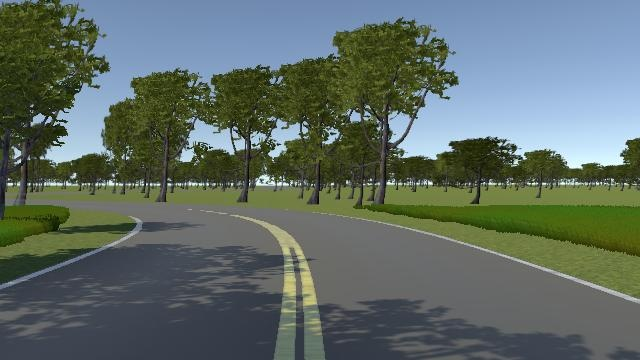
#> input picture code_albb/imgs/lane_treeShadow.jpg, 640 x 360 px
$ python detectLane.py
#> lines starting #> are read from the running program, lines starting #| are printed output that depends on the picture; after the words box and inside, x2 and y2 are one past the last pixel; in counts of white or black regions, pixels touching at a corner belong together
#> further down, img_bgr is the input picture: shape (360, 640, 3); mean B, G, R 102.3, 108.5, 95.6
import cv2
import numpy as np

class Lane:
    def __init__(self,img) -> None:
        self.height = img.shape[0]
#> self.height = 360
        self.width = img.shape[1]
#> self.width = 640
        self.img = img

    def scaleImg(self,img):
        scaleValue = 190 #Scale value x
        return img[scaleValue:,:]
    def grayImg(self, img):
        lower_green = np.array([95,0,0]).astype("uint8")
        upper_green = np.array([255,255,255]).astype("uint8")

        mask = cv2.inRange(img,lower_green,upper_green)
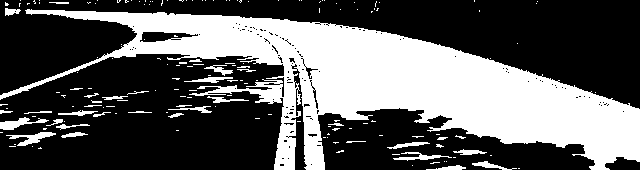
#> mask: shape (170, 640); 36.8% white; 166 white regions (131 under 20 px), largest, box (x1, y1, x2, y2) and area: (0, 9, 640, 170) 36830, (6, 132, 56, 146) 274, (0, 117, 49, 130) 268
        lane = cv2.bitwise_and(img, img, mask=mask)
        return cv2.cvtColor(lane,cv2.COLOR_BGR2GRAY)
#> returned value: shape (170, 640)
    def contourImg(self,img):
        thresh = cv2.adaptiveThreshold(img, 255, cv2.ADAPTIVE_THRESH_GAUSSIAN_C, cv2.THRESH_BINARY,11,2)
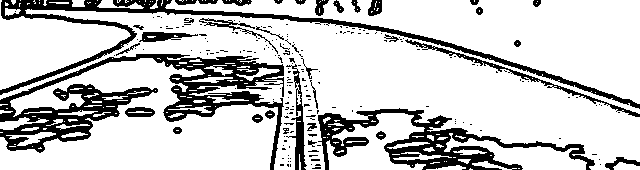
#> thresh: shape (170, 640); 78.8% white; 207 black regions (171 under 20 px)
        contours, hierarchy = cv2.findContours(thresh, cv2.RETR_TREE,cv2.CHAIN_APPROX_SIMPLE)
#> contours = 467 contours, 396 with area under 20; largest, box (x1, y1, x2, y2) and area: (0, 9, 640, 170) 35140, (165, 0, 640, 104) 18106, (0, 58, 278, 170) 16911, (0, 0, 131, 90) 5570, (326, 113, 426, 170) 2820
        area=[]
        for i, contour in enumerate(contours):
            area.append(cv2.contourArea(contour))
#> this loop made 467 passes
#> contour on passes 1, 2, 4: [[518, 168], [519, 168]], [[470, 168], [469, 169], [472, 169], [471, 169]], [[412, 165]]
#> after the loop, area = 467 values, max 35140 at index 138, min 0 at index 0, mean 184.8
        max_area = np.max(area)
#> max_area = 35140
        idx = area.index(max_area)
#> idx = 138
        # print(idx)
        cnt = contours[idx]
#> cnt = contour of 1507 points, box (x1, y1, x2, y2) (0, 9, 640, 170), area 35140
        # print(cnt)
        cv2.drawContours(img,[cnt],0,(255,0,255),5)
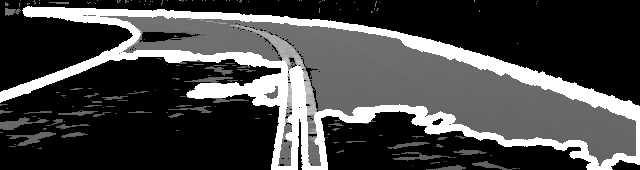
#> img: shape (170, 640); min 0, max 255, mean 70.4
        _, binary_thresh = cv2.threshold(img, 220, 255, cv2.THRESH_BINARY)
#> binary_thresh: shape (170, 640); 16% white; 1 white region, box (x1, y1, x2, y2) and area: (0, 6, 640, 170) 17419
        return binary_thresh
    def colorSelection(self, img):
        color_select = np.copy(img)
        red_threshold = 100
        green_threshold = 140
        blue_threshold = 100
        rgb_threshold = [red_threshold, green_threshold, blue_threshold]
        thresholds = (img[:,:,0] < rgb_threshold[0]) \
                    | (img[:,:,1] < rgb_threshold[1]) \
                    | (img[:,:,2] < rgb_threshold[2])
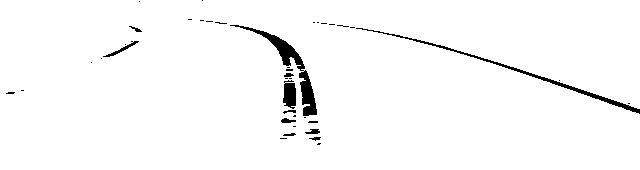
#> thresholds: shape (170, 640) bool; 97.5% white; 40 black regions (29 under 20 px), largest, box (x1, y1, x2, y2) and area: (230, 25, 317, 116) 1102, (356, 28, 640, 114) 805, (283, 80, 296, 109) 294
        color_select[thresholds] = [0,0,0]
        cv2.imshow("colorSelection", color_select)
        return color_select
    def regionMasking(self, img):
        addYSize = 30
        rectangle_coordinates = [(0, int(self.height/2) + addYSize), (self.width, self.height)]
        mask = np.zeros_like(img)
        cv2.rectangle(mask, rectangle_coordinates[0], rectangle_coordinates[1], (255, 255, 255), thickness=cv2.FILLED)
        result = cv2.bitwise_and(img, mask)
        cv2.imshow("regionMasking",result)
        return result
    def  GaussianBlur(self,img):
        Gray = cv2.cvtColor(img,cv2.COLOR_RGB2GRAY)
        kernel_size = 3
        GaussianBlur = cv2.GaussianBlur(Gray,(kernel_size, kernel_size),0)
        return GaussianBlur
    def  cannyEdgeDetection(self,img):
        low_threshold = 150
        high_threshold = 255
        GaussianBlur = Lane.GaussianBlur(self, img)
        cannyEdgeDetection = cv2.Canny(GaussianBlur, low_threshold, high_threshold)
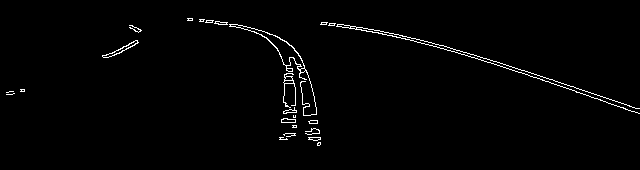
#> cannyEdgeDetection: shape (170, 640); 1.5% white in thin lines or dots, all inside (x1, y1, x2, y2) = (6, 18, 640, 146)
        cv2.imshow("cannyEdgeDetection",cannyEdgeDetection)
        return cannyEdgeDetection
    def houghTransform(self, cannyEdgeDetection):
        _img_bgr = np.copy(Lane.scaleImg(self, self.img))
        rho = 1 # distance resolution in pixels of the Hough grid
        theta = np.pi/180 # angular resolution in radians of the Hough grid
        threshold = 20     # minimum number of votes (intersections in Hough grid cell)
        min_line_length = 4 #minimum number of pixels making up a line
        max_line_gap = 50    # maximum gap in pixels between connectable line segments
        lineP = cv2.HoughLinesP(cannyEdgeDetection, rho, theta, threshold, np.array([]),
                                    min_line_length, max_line_gap)
#> lineP = 25 rows, first 6: [588, 92, 639, 108], [438, 44, 639, 113], [361, 27, 536, 74], [321, 23, 423, 40], [188, 19, 261, 30], [294, 48, 295, 127]
        if lineP is not None:
            for i in range(0, len(lineP)):
                l = lineP[i][0]
                cv2.line(_img_bgr,(l[0],l[1]),(l[2],l[3]),(255,255,255),8,cv2.LINE_AA)
#> this loop made 25 passes
#> l on passes 1 to 12: [588, 92, 639, 108], [438, 44, 639, 113], [361, 27, 536, 74], [321, 23, 423, 40], [188, 19, 261, 30], [294, 48, 295, 127], [473, 54, 608, 98], [297, 52, 306, 133], [271, 34, 320, 144], [282, 39, 286, 139], [219, 21, 292, 46], [111, 56, 138, 42]
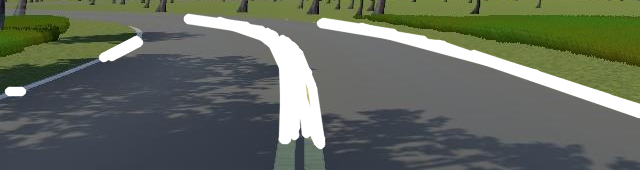
#> _img_bgr: shape (170, 640, 3); mean B, G, R 94.2, 106.3, 99.6
        _, binary_thresh = cv2.threshold(_img_bgr, 220, 255, cv2.THRESH_BINARY)
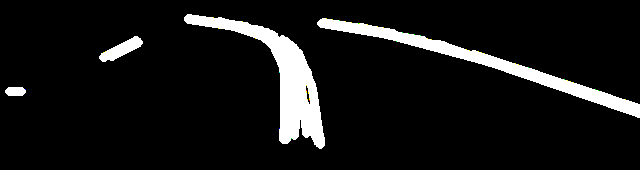
#> binary_thresh: shape (170, 640, 3); mean B, G, R 21.7, 21.8, 21.8
        return binary_thresh
    def process(self):
        scaleImg = Lane.scaleImg(self, self.img)
        grayImg = Lane.grayImg(self, scaleImg)
        contourImg = Lane.contourImg(self, grayImg)
        colorSelection = Lane.colorSelection(self,scaleImg)
        cannyEdgeDetection = Lane.cannyEdgeDetection(self, colorSelection)
        houghTransform = Lane.houghTransform(self, cannyEdgeDetection)
        cv2.imshow("gray",contourImg)
        cv2.imshow("cannyEdgeDetection",cannyEdgeDetection)
        cv2.imshow("houghTransform",houghTransform)
        cv2.waitKey(0)


if __name__ == __name__:
    path = "./imgs/lane_treeShadow.jpg"
    img_bgr = cv2.imread(path)
    lane = Lane(img_bgr)
    lane.process()

$ run again, with code_albb/imgs/lane_normal.jpg copied over code_albb/imgs/lane_treeShadow.jpg
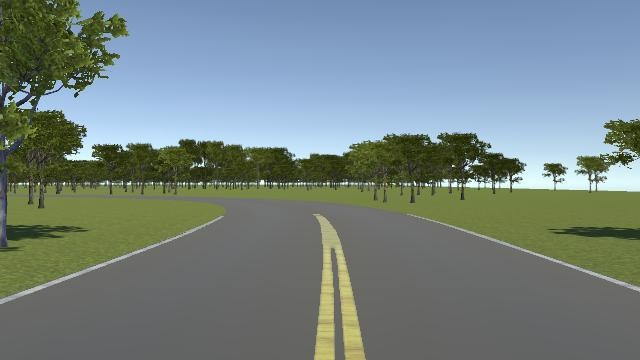
#> input picture code_albb/imgs/lane_normal.jpg, 640 x 360 px
#> img_bgr is the input picture: shape (360, 640, 3); mean B, G, R 129.7, 131.3, 117.3
#> mask: shape (170, 640); 70.9% white; 103 black regions (95 under 20 px), largest, box (x1, y1, x2, y2) and area: (0, 0, 640, 108) 30660, (331, 58, 339, 170) 209, (337, 87, 345, 170) 185
#> thresh: shape (170, 640); 92.1% white; 178 black regions (153 under 20 px)
#> contours = 287 contours, 257 with area under 20; largest, box (x1, y1, x2, y2) and area: (0, 5, 640, 170) 75150, (178, 0, 640, 92) 13356, (0, 0, 220, 103) 10821, (13, 55, 162, 111) 622, (158, 36, 205, 58) 208
#> the loop in contourImg, `for i, contour in enumerate(contours):` made 287 passes
#> contour on passes 1 to 3: [[608, 92]], [[595, 88], [596, 88]], [[591, 87]]
#> after the loop in contourImg, `for i, contour in enumerate(contours):`: area = 287 values, max 75150 at index 36, min 0 at index 0, mean 357.2
#> max_area = 75150
#> idx = 36
#> cnt = contour of 997 points, box (x1, y1, x2, y2) (0, 5, 640, 170), area 75150
#> img: shape (170, 640); min 0, max 255, mean 95.7
#> thresholds: shape (170, 640) bool; 95.4% white; 13 black regions (9 under 20 px), largest, box (x1, y1, x2, y2) and area: (313, 24, 366, 170) 3527, (0, 26, 224, 114) 800, (407, 24, 640, 102) 652, (597, 0, 640, 2) 56
#> cannyEdgeDetection: shape (170, 640); 1.7% white in thin lines or dots
#> lineP = 24 rows, first 6: [12, 105, 218, 30], [1, 113, 183, 46], [332, 35, 334, 169], [494, 48, 639, 97], [334, 38, 345, 169], [509, 56, 637, 100]
#> the loop in houghTransform, `for i in range(0, len(lineP)):` made 24 passes
#> after the loop in houghTransform, `for i in range(0, len(lineP)):`:
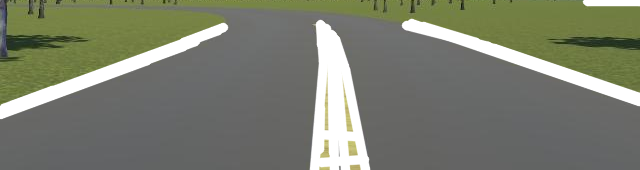
#> _img_bgr: shape (170, 640, 3); mean B, G, R 110.4, 125.9, 122.3
#> in houghTransform, `_, binary_thresh = cv2.threshold(_img_bgr, 220, 255, cv2.THRESH_BINARY)`:
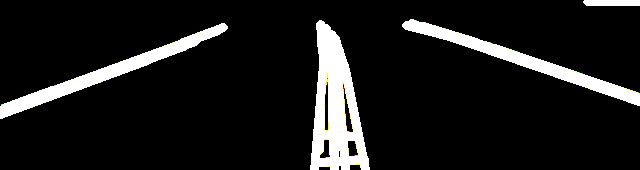
#> binary_thresh: shape (170, 640, 3); mean B, G, R 26.6, 26.9, 26.9
